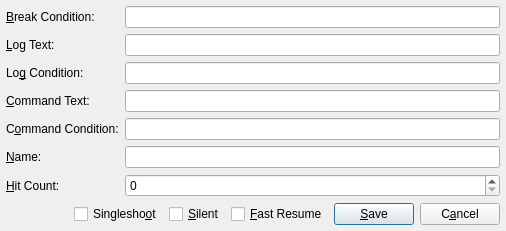
<?xml version="1.0" encoding="UTF-8"?>
<ui version="4.0">
 <class>EditBreakpointsDialog</class>
 <widget class="QDialog" name="EditBreakpointsDialog">
  <property name="geometry">
   <rect>
    <x>0</x>
    <y>0</y>
    <width>506</width>
    <height>223</height>
   </rect>
  </property>
  <property name="windowTitle">
   <string>Edit breakpoint</string>
  </property>
  <layout class="QVBoxLayout" name="verticalLayout">
   <property name="spacing">
    <number>6</number>
   </property>
   <property name="leftMargin">
    <number>6</number>
   </property>
   <property name="topMargin">
    <number>6</number>
   </property>
   <property name="rightMargin">
    <number>6</number>
   </property>
   <property name="bottomMargin">
    <number>6</number>
   </property>
   <item>
    <layout class="QGridLayout" name="gridLayout">
     <property name="leftMargin">
      <number>0</number>
     </property>
     <property name="bottomMargin">
      <number>0</number>
     </property>
     <property name="horizontalSpacing">
      <number>6</number>
     </property>
     <item row="1" column="0">
      <widget class="QLabel" name="labelLogText">
       <property name="text">
        <string>&amp;Log Text:</string>
       </property>
       <property name="buddy">
        <cstring>editLogText</cstring>
       </property>
      </widget>
     </item>
     <item row="0" column="0">
      <widget class="QLabel" name="labelBreakCondition">
       <property name="text">
        <string>&amp;Break Condition:</string>
       </property>
       <property name="buddy">
        <cstring>editBreakCondition</cstring>
       </property>
      </widget>
     </item>
     <item row="0" column="1">
      <widget class="QLineEdit" name="editBreakCondition">
       <property name="maxLength">
        <number>255</number>
       </property>
      </widget>
     </item>
     <item row="1" column="1">
      <widget class="QLineEdit" name="editLogText">
       <property name="maxLength">
        <number>255</number>
       </property>
      </widget>
     </item>
     <item row="5" column="1">
      <widget class="QLineEdit" name="editName">
       <property name="maxLength">
        <number>255</number>
       </property>
      </widget>
     </item>
     <item row="2" column="1">
      <widget class="QLineEdit" name="editLogCondition">
       <property name="maxLength">
        <number>255</number>
       </property>
      </widget>
     </item>
     <item row="2" column="0">
      <widget class="QLabel" name="labelLogCondition">
       <property name="text">
        <string>Lo&amp;g Condition:</string>
       </property>
       <property name="buddy">
        <cstring>editLogCondition</cstring>
       </property>
      </widget>
     </item>
     <item row="5" column="0">
      <widget class="QLabel" name="labelName">
       <property name="text">
        <string>&amp;Name:</string>
       </property>
       <property name="buddy">
        <cstring>editName</cstring>
       </property>
      </widget>
     </item>
     <item row="3" column="0">
      <widget class="QLabel" name="labelCommandText">
       <property name="text">
        <string>&amp;Command Text:</string>
       </property>
       <property name="buddy">
        <cstring>editCommandText</cstring>
       </property>
      </widget>
     </item>
     <item row="3" column="1">
      <widget class="QLineEdit" name="editCommandText">
       <property name="maxLength">
        <number>255</number>
       </property>
      </widget>
     </item>
     <item row="6" column="1">
      <widget class="QSpinBox" name="spinHitCount">
       <property name="minimum">
        <number>0</number>
       </property>
       <property name="maximum">
        <number>2000000000</number>
       </property>
      </widget>
     </item>
     <item row="6" column="0">
      <widget class="QLabel" name="labelHitCount">
       <property name="text">
        <string>&amp;Hit Count:</string>
       </property>
       <property name="buddy">
        <cstring>spinHitCount</cstring>
       </property>
      </widget>
     </item>
     <item row="4" column="0">
      <widget class="QLabel" name="labelCommandCondition">
       <property name="text">
        <string>C&amp;ommand Condition:</string>
       </property>
       <property name="buddy">
        <cstring>editCommandCondition</cstring>
       </property>
      </widget>
     </item>
     <item row="4" column="1">
      <widget class="QLineEdit" name="editCommandCondition">
       <property name="maxLength">
        <number>255</number>
       </property>
      </widget>
     </item>
    </layout>
   </item>
   <item>
    <layout class="QHBoxLayout" name="layoutSaveCancel">
     <item>
      <spacer name="horizontalSpacer">
       <property name="orientation">
        <enum>Qt::Horizontal</enum>
       </property>
       <property name="sizeHint" stdset="0">
        <size>
         <width>40</width>
         <height>20</height>
        </size>
       </property>
      </spacer>
     </item>
     <item>
      <widget class="QCheckBox" name="checkBoxSingleshoot">
       <property name="text">
        <string>Singlesho&amp;ot</string>
       </property>
      </widget>
     </item>
     <item>
      <widget class="QCheckBox" name="checkBoxSilent">
       <property name="text">
        <string>&amp;Silent</string>
       </property>
      </widget>
     </item>
     <item>
      <widget class="QCheckBox" name="checkBoxFastResume">
       <property name="text">
        <string>&amp;Fast Resume</string>
       </property>
      </widget>
     </item>
     <item>
      <widget class="QPushButton" name="buttonSave">
       <property name="text">
        <string>&amp;Save</string>
       </property>
      </widget>
     </item>
     <item>
      <widget class="QPushButton" name="buttonCancel">
       <property name="text">
        <string>C&amp;ancel</string>
       </property>
      </widget>
     </item>
    </layout>
   </item>
  </layout>
 </widget>
 <tabstops>
  <tabstop>editBreakCondition</tabstop>
  <tabstop>editLogText</tabstop>
  <tabstop>editLogCondition</tabstop>
  <tabstop>editCommandText</tabstop>
  <tabstop>editCommandCondition</tabstop>
  <tabstop>editName</tabstop>
  <tabstop>spinHitCount</tabstop>
  <tabstop>checkBoxSingleshoot</tabstop>
  <tabstop>checkBoxSilent</tabstop>
  <tabstop>checkBoxFastResume</tabstop>
  <tabstop>buttonSave</tabstop>
  <tabstop>buttonCancel</tabstop>
 </tabstops>
 <resources/>
 <connections>
  <connection>
   <sender>buttonCancel</sender>
   <signal>clicked()</signal>
   <receiver>EditBreakpointsDialog</receiver>
   <slot>reject()</slot>
   <hints>
    <hint type="sourcelabel">
     <x>397</x>
     <y>442</y>
    </hint>
    <hint type="destinationlabel">
     <x>462</x>
     <y>441</y>
    </hint>
   </hints>
  </connection>
  <connection>
   <sender>buttonSave</sender>
   <signal>clicked()</signal>
   <receiver>EditBreakpointsDialog</receiver>
   <slot>accept()</slot>
   <hints>
    <hint type="sourcelabel">
     <x>279</x>
     <y>435</y>
    </hint>
    <hint type="destinationlabel">
     <x>321</x>
     <y>442</y>
    </hint>
   </hints>
  </connection>
 </connections>
</ui>
